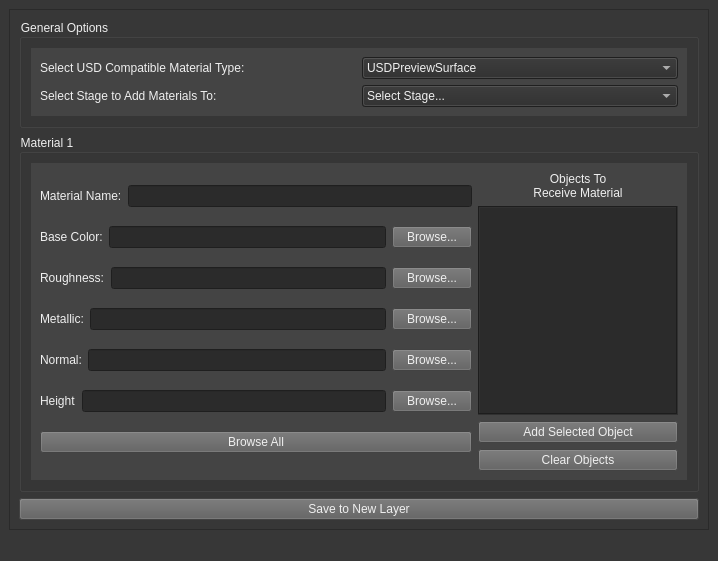
<?xml version="1.0" encoding="UTF-8"?>
<ui version="4.0">
 <class>MainWindow</class>
 <widget class="QMainWindow" name="MainWindow">
  <property name="geometry">
   <rect>
    <x>0</x>
    <y>0</y>
    <width>718</width>
    <height>561</height>
   </rect>
  </property>
  <property name="windowTitle">
   <string>Maya USD Substance Import</string>
  </property>
  <property name="styleSheet">
   <string notr="true">background-color: rgb(55, 55, 55);
color: rgb(239,239,239);</string>
  </property>
  <widget class="QWidget" name="centralwidget">
   <layout class="QVBoxLayout" name="verticalLayout">
    <item>
     <widget class="QScrollArea" name="scrollArea">
      <property name="widgetResizable">
       <bool>true</bool>
      </property>
      <widget class="QWidget" name="scrollAreaWidgetContents">
       <property name="geometry">
        <rect>
         <x>0</x>
         <y>0</y>
         <width>673</width>
         <height>489</height>
        </rect>
       </property>
       <layout class="QVBoxLayout" name="verticalLayout_2">
        <item>
         <widget class="QGroupBox" name="optionsGroup">
          <property name="title">
           <string>General Options</string>
          </property>
          <layout class="QVBoxLayout" name="verticalLayout_5">
           <item>
            <widget class="QWidget" name="widget_2" native="true">
             <property name="styleSheet">
              <string notr="true">background-color: rgb(68, 68, 68);</string>
             </property>
             <layout class="QVBoxLayout" name="verticalLayout_7">
              <item>
               <layout class="QHBoxLayout" name="horizontalLayout_2">
                <item>
                 <widget class="QLabel" name="matTypePrompt">
                  <property name="text">
                   <string>Select USD Compatible Material Type:</string>
                  </property>
                 </widget>
                </item>
                <item>
                 <widget class="QComboBox" name="matTypeCombo">
                  <property name="styleSheet">
                   <string notr="true">background-color: rgb(43, 43, 43);</string>
                  </property>
                  <item>
                   <property name="text">
                    <string>USDPreviewSurface</string>
                   </property>
                  </item>
                  <item>
                   <property name="text">
                    <string>Arnold Standard Surface</string>
                   </property>
                  </item>
                 </widget>
                </item>
               </layout>
              </item>
              <item>
               <layout class="QHBoxLayout" name="horizontalLayout_5">
                <item>
                 <widget class="QLabel" name="stageLbl">
                  <property name="text">
                   <string>Select Stage to Add Materials To: </string>
                  </property>
                 </widget>
                </item>
                <item>
                 <widget class="QComboBox" name="stageCombo">
                  <property name="styleSheet">
                   <string notr="true">background-color: rgb(43, 43, 43);</string>
                  </property>
                  <item>
                   <property name="text">
                    <string>Select Stage...</string>
                   </property>
                  </item>
                 </widget>
                </item>
               </layout>
              </item>
             </layout>
            </widget>
           </item>
          </layout>
         </widget>
        </item>
        <item>
         <widget class="QGroupBox" name="mat1Group">
          <property name="styleSheet">
           <string notr="true"/>
          </property>
          <property name="title">
           <string>Material 1</string>
          </property>
          <property name="flat">
           <bool>false</bool>
          </property>
          <property name="checkable">
           <bool>false</bool>
          </property>
          <layout class="QHBoxLayout" name="horizontalLayout_4">
           <item>
            <widget class="QWidget" name="widget" native="true">
             <property name="styleSheet">
              <string notr="true">background-color: rgb(68, 68, 68);</string>
             </property>
             <layout class="QVBoxLayout" name="verticalLayout_3">
              <item>
               <layout class="QHBoxLayout" name="horizontalLayout_3">
                <item>
                 <layout class="QVBoxLayout" name="verticalLayout_4">
                  <item>
                   <layout class="QHBoxLayout" name="horizontalLayout_7">
                    <item>
                     <widget class="QLabel" name="matNameLbl">
                      <property name="text">
                       <string>Material Name:</string>
                      </property>
                     </widget>
                    </item>
                    <item>
                     <widget class="QLineEdit" name="matNameTxt">
                      <property name="styleSheet">
                       <string notr="true">background-color: rgb(43, 43, 43);</string>
                      </property>
                     </widget>
                    </item>
                   </layout>
                  </item>
                  <item>
                   <layout class="QHBoxLayout" name="horizontalLayout_6">
                    <item>
                     <widget class="QLabel" name="baseColorLbl">
                      <property name="text">
                       <string>Base Color:</string>
                      </property>
                     </widget>
                    </item>
                    <item>
                     <widget class="QLineEdit" name="baseColorTxt">
                      <property name="styleSheet">
                       <string notr="true">background-color: rgb(43, 43, 43);</string>
                      </property>
                     </widget>
                    </item>
                    <item>
                     <widget class="QPushButton" name="baseColorBtn">
                      <property name="styleSheet">
                       <string notr="true">background-color: rgb(93, 93, 93);</string>
                      </property>
                      <property name="text">
                       <string>Browse...</string>
                      </property>
                     </widget>
                    </item>
                   </layout>
                  </item>
                  <item>
                   <layout class="QHBoxLayout" name="horizontalLayout_8">
                    <item>
                     <widget class="QLabel" name="roughnessLbl">
                      <property name="text">
                       <string>Roughness:</string>
                      </property>
                     </widget>
                    </item>
                    <item>
                     <widget class="QLineEdit" name="roughnessTxt">
                      <property name="styleSheet">
                       <string notr="true">background-color: rgb(43, 43, 43);</string>
                      </property>
                     </widget>
                    </item>
                    <item>
                     <widget class="QPushButton" name="roughnessBtn">
                      <property name="styleSheet">
                       <string notr="true">background-color: rgb(93, 93, 93);</string>
                      </property>
                      <property name="text">
                       <string>Browse...</string>
                      </property>
                     </widget>
                    </item>
                   </layout>
                  </item>
                  <item>
                   <layout class="QHBoxLayout" name="horizontalLayout_9">
                    <item>
                     <widget class="QLabel" name="metallicLbl">
                      <property name="text">
                       <string>Metallic:</string>
                      </property>
                     </widget>
                    </item>
                    <item>
                     <widget class="QLineEdit" name="metallicTxt">
                      <property name="styleSheet">
                       <string notr="true">background-color: rgb(43, 43, 43);</string>
                      </property>
                     </widget>
                    </item>
                    <item>
                     <widget class="QPushButton" name="metallicBtn">
                      <property name="styleSheet">
                       <string notr="true">background-color: rgb(93, 93, 93);</string>
                      </property>
                      <property name="text">
                       <string>Browse...</string>
                      </property>
                     </widget>
                    </item>
                   </layout>
                  </item>
                  <item>
                   <layout class="QHBoxLayout" name="horizontalLayout_10">
                    <item>
                     <widget class="QLabel" name="normalLbl">
                      <property name="text">
                       <string>Normal:</string>
                      </property>
                     </widget>
                    </item>
                    <item>
                     <widget class="QLineEdit" name="normalTxt">
                      <property name="styleSheet">
                       <string notr="true">background-color: rgb(43, 43, 43);</string>
                      </property>
                     </widget>
                    </item>
                    <item>
                     <widget class="QPushButton" name="normalBtn">
                      <property name="styleSheet">
                       <string notr="true">background-color: rgb(93, 93, 93);</string>
                      </property>
                      <property name="text">
                       <string>Browse...</string>
                      </property>
                     </widget>
                    </item>
                   </layout>
                  </item>
                  <item>
                   <layout class="QHBoxLayout" name="horizontalLayout_11">
                    <item>
                     <widget class="QLabel" name="heightLbl">
                      <property name="text">
                       <string>Height</string>
                      </property>
                     </widget>
                    </item>
                    <item>
                     <widget class="QLineEdit" name="heightTxt">
                      <property name="styleSheet">
                       <string notr="true">background-color: rgb(43, 43, 43);</string>
                      </property>
                     </widget>
                    </item>
                    <item>
                     <widget class="QPushButton" name="heightBtn">
                      <property name="styleSheet">
                       <string notr="true">background-color: rgb(93, 93, 93);</string>
                      </property>
                      <property name="text">
                       <string>Browse...</string>
                      </property>
                     </widget>
                    </item>
                   </layout>
                  </item>
                  <item>
                   <widget class="QPushButton" name="browseAllBtn">
                    <property name="styleSheet">
                     <string notr="true">background-color: rgb(93, 93, 93);</string>
                    </property>
                    <property name="text">
                     <string>Browse All</string>
                    </property>
                   </widget>
                  </item>
                 </layout>
                </item>
                <item>
                 <layout class="QVBoxLayout" name="verticalLayout_6">
                  <item>
                   <widget class="QLabel" name="objPromptLbl">
                    <property name="text">
                     <string>Objects To 
Receive Material</string>
                    </property>
                    <property name="alignment">
                     <set>Qt::AlignCenter</set>
                    </property>
                   </widget>
                  </item>
                  <item>
                   <widget class="QListWidget" name="objList">
                    <property name="sizePolicy">
                     <sizepolicy hsizetype="Preferred" vsizetype="Expanding">
                      <horstretch>0</horstretch>
                      <verstretch>0</verstretch>
                     </sizepolicy>
                    </property>
                    <property name="maximumSize">
                     <size>
                      <width>200</width>
                      <height>16777215</height>
                     </size>
                    </property>
                    <property name="styleSheet">
                     <string notr="true">background-color: rgb(43, 43, 43);
</string>
                    </property>
                    <property name="frameShape">
                     <enum>QFrame::Box</enum>
                    </property>
                   </widget>
                  </item>
                  <item>
                   <widget class="QPushButton" name="addObjBtn">
                    <property name="styleSheet">
                     <string notr="true">background-color: rgb(93, 93, 93);</string>
                    </property>
                    <property name="text">
                     <string>Add Selected Object</string>
                    </property>
                   </widget>
                  </item>
                  <item>
                   <widget class="QPushButton" name="clearObjBtn">
                    <property name="styleSheet">
                     <string notr="true">background-color: rgb(93, 93, 93);</string>
                    </property>
                    <property name="text">
                     <string>Clear Objects</string>
                    </property>
                   </widget>
                  </item>
                 </layout>
                </item>
               </layout>
              </item>
             </layout>
            </widget>
           </item>
          </layout>
         </widget>
        </item>
        <item>
         <layout class="QHBoxLayout" name="horizontalLayout">
          <item>
           <widget class="QPushButton" name="submitNewBtn">
            <property name="styleSheet">
             <string notr="true">background-color: rgb(93, 93, 93);</string>
            </property>
            <property name="text">
             <string>Save to New Layer</string>
            </property>
           </widget>
          </item>
         </layout>
        </item>
       </layout>
      </widget>
     </widget>
    </item>
   </layout>
  </widget>
  <widget class="QMenuBar" name="menubar">
   <property name="geometry">
    <rect>
     <x>0</x>
     <y>0</y>
     <width>718</width>
     <height>26</height>
    </rect>
   </property>
  </widget>
  <widget class="QStatusBar" name="statusbar"/>
 </widget>
 <resources/>
 <connections/>
</ui>
